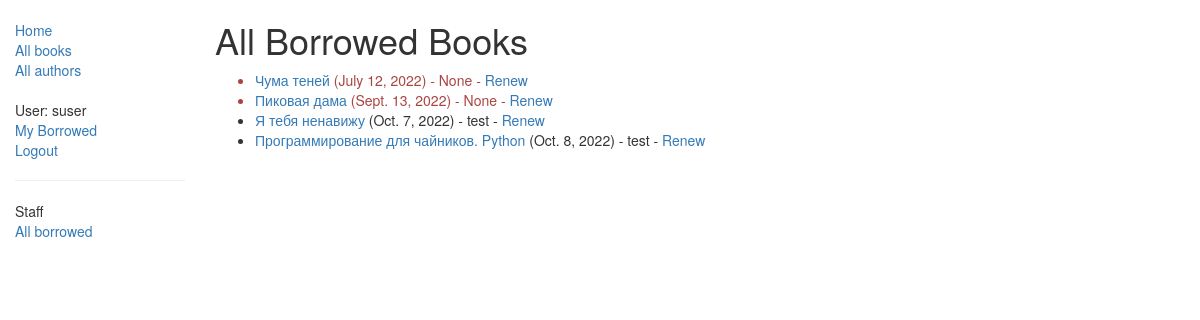
/catalog/borrowed/ (signed in), run on an earlier commit of the app's database.
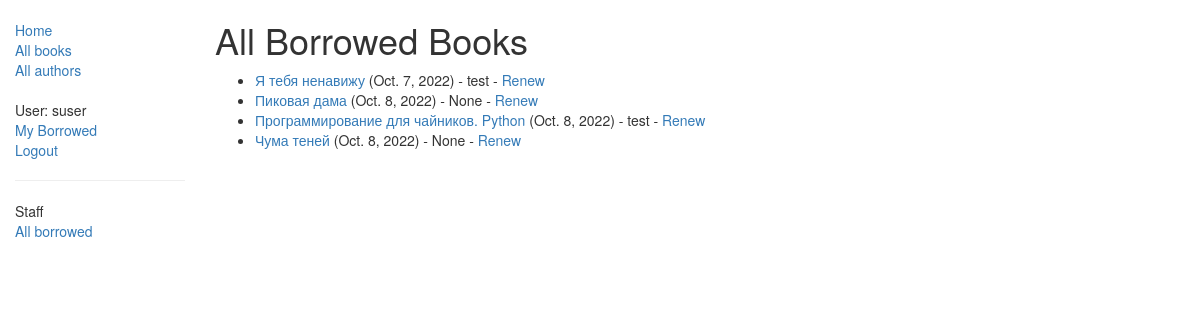
And on a later commit of the database.
### catalog/models.py (models this page shows, shortened)
class BookInstance(models.Model):
    id = models.UUIDField(primary_key=True, default=uuid.uuid4, help_text="Unique ID for this particular book across whole library")
    book = models.ForeignKey('Book', on_delete=models.SET_NULL, null=True)
    imprint = models.CharField(max_length=200)
    due_back = models.DateField(null=True, blank=True)
    language = models.ForeignKey('Language', on_delete=models.SET_NULL, null=True)
    borrower = models.ForeignKey(User, on_delete=models.SET_NULL, null=True, blank=True)
    LOAN_STATUS = (
        ('m', 'Maintenance'),
        ('o', 'On loan'),
        ('a', 'Available'),
        ('r', 'Reserved'),
    )
    status = models.CharField(max_length=1, choices=LOAN_STATUS, blank=True, default='m', help_text='Book availability')
    class Meta:
        ordering = ["due_back"]
    @property
    def is_overdue(self):
        if self.due_back and date.today() > self.due_back:
            return True
        return False
    class Meta:
        ordering = ['due_back']
        permissions = (("can_mark_returned", "Set book as returned"),)

class Book(models.Model):
    title = models.CharField(max_length=200)
    author = models.ForeignKey('Author', on_delete=models.SET_NULL, null=True)
    summary = models.TextField(max_length=1000, help_text="Enter a brief description of the book")
    isbn = models.CharField('ISBN', max_length=13, help_text='13 Character <a href="https://www.isbn-international.org/'
                                                             'content/what-isbn">ISBn number</a>')
    genre = models.ManyToManyField(Genre, help_text="Select a genre for this book")
    language = models.ForeignKey('Language', on_delete=models.SET_NULL, null=True)
    def display_genre(self):
        return ', '.join([genre.name for genre in self.genre.all()[:3]])
    display_genre.short_description = 'Genre'

### catalog/views.py (the view)
class LoanedBooksAllListView(PermissionRequiredMixin, generic.ListView):
    model = BookInstance
    permission_required = 'catalog.can_mark_returned'
    template_name = 'catalog/bookinstance_list_borrowed_all.html'
    paginate_by = 10
    def get_queryset(self):
        return BookInstance.objects.filter(status__exact="o").order_by('due_back')

### catalog/templates/catalog/bookinstance_list_borrowed_all.html
{% extends "base_generic.html" %}
{% block content %}
    <h1>All Borrowed Books</h1>
    {% if bookinstance_list %}
    <ul>
      {% for bookinst in bookinstance_list %}
      <li class="{% if bookinst.is_overdue %}text-danger{% endif %}">
        <a href="{% url 'book-detail' bookinst.book.pk %}">{{bookinst.book.title}}</a> ({{ bookinst.due_back }}) {% if user.is_staff %}- {{ bookinst.borrower }}{% endif %} {% if perms.catalog.can_mark_returned %}- <a href="{% url 'renew-book-librarian' bookinst.id %}">Renew</a>  {% endif %}
      </li>
      {% endfor %}
    </ul>
    {% else %}
      <p>There are no books borrowed.</p>
    {% endif %}
{% endblock %}

### catalog/templates/base_generic.html (shortened to what this page needs)
<!DOCTYPE HTML>
<html lang="en">
<head>
    <link rel="stylesheet" href="https://maxcdn.bootstrapcdn.com/bootstrap/3.3.7/css/bootstrap.min.css">
    {% load static %}
    <link rel="stylesheet" href="{% static 'css/styles.css' %}">
</head>
<body>
    <div class="container-fluid">
        <div class="row">
            <div class="col-sm-2">
                {% block sidebar %}
                    <ul class="sidebar-nav">
                    <li><a href="{% url 'index' %}">Home</a></li>
                    <li><a href="{% url 'books' %}">All books</a></li>
                    <li><a href="{% url 'authors' %}">All authors</a></li>
                  </ul>
                  <ul class="sidebar-nav">
                   {% if user.is_authenticated %}
                     <li>User: {{ user.get_username }}</li>
                     <li><a href="{% url 'my-borrowed' %}">My Borrowed</a></li>
                     <li><a href="{% url 'logout'%}?next={{request.path}}">Logout</a></li>
                   {% else %}
                     <li><a href="{% url 'login'%}?next={{request.path}}">Login</a></li>
                   {% endif %}
                  </ul>
                   {% if perms.catalog.can_mark_returned %}
                   <hr>
                   <ul class="sidebar-nav">
                   <li>Staff</li>
                   <li><a href="{% url 'all-borrowed' %}">All borrowed</a></li>
                   </ul>
                    {% endif %}
                {% endblock %}
            </div>
            <div class="col-sm-10">
                {% block content %}{% endblock %}
            </div>
        </div>
    </div>
</body>
</html>

### catalog/static/styles.css (style rules this page uses)
.sidebar-nav { margin-top: 20px; padding: 0; list-style: none; }

What changed in the data, as far as the page shows it:
shown differently, row unchanged: BookInstance "Oct. 7, 2022": moves up the list
changed BookInstance "Пиковая дама": due_back "Sept. 13, 2022" → "Oct. 8, 2022"; moves down the list
shown differently, row unchanged: BookInstance "Программирование для чайников. Python": moves up the list
changed BookInstance "Чума теней": due_back "July 12, 2022" → "Oct. 8, 2022"
